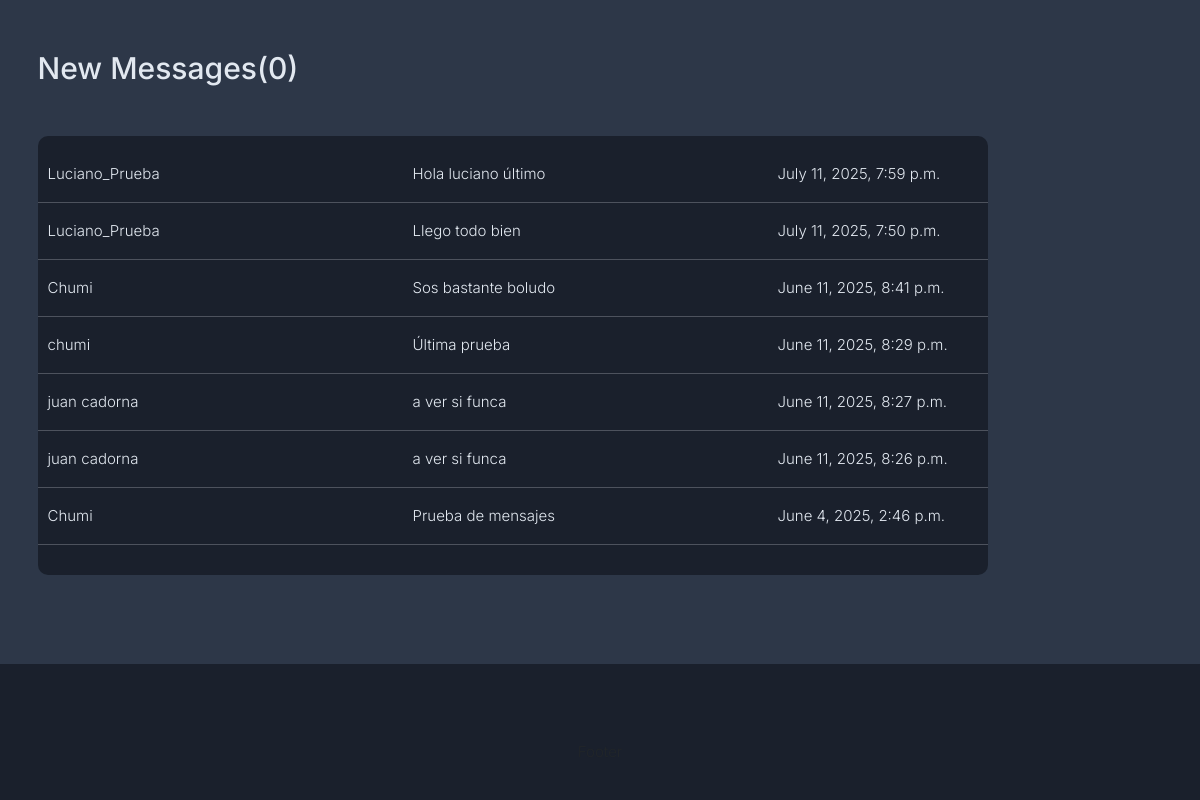
The app's page /inbox/ (signed in) with its own data.
### users/models.py (models this page shows, shortened)
class Message(models.Model):
    sender = models.ForeignKey(Profile, on_delete=models.SET_NULL, null=True, blank=True, related_name='sent_messages')
    recipient = models.ForeignKey(Profile, on_delete=models.CASCADE, null=True, blank=True, related_name='received_messages')
    subject = models.CharField(max_length=200)
    body = models.TextField()
    name = models.CharField(max_length=200, null=True, blank=True)
    email = models.EmailField(max_length=200, null=True, blank=True)
    is_read = models.BooleanField(default = False)
    created = models.DateTimeField(auto_now_add= True)
    id = models.UUIDField(default = uuid.uuid4, unique = True, primary_key= True, editable=False)
    class Meta:
        ordering = ['is_read', '-created']
        indexes = [
        models.Index(fields=['sender', 'created']),
        models.Index(fields=['recipient', 'is_read', 'created']),
    ]

class Profile(models.Model):
    user = models.OneToOneField(User, on_delete= models.CASCADE, null= True, blank=True)
    name = models.CharField(max_length= 200, blank= True, null=True)
    username = models.CharField(max_length=200, null=True, blank = True)
    location = models.CharField(max_length=200, null=True, blank = True)
    email = models.EmailField(max_length= 500, null = True, blank = True)
    short_intro = models.CharField(max_length=200, null=True, blank = True)
    bio = models.TextField( null=True, blank = True)
    profile_image = models.ImageField( null=True, blank = True, upload_to='profiles/', default= 'profiles/user-default.png')
    social_github = models.CharField(max_length= 200, blank= True, null=True)
    social_twitter = models.CharField(max_length= 200, blank= True, null=True)
    social_linkedin = models.CharField(max_length= 200, blank= True, null=True)
    social_youtube = models.CharField(max_length= 200, blank= True, null=True)
    social_website = models.CharField(max_length= 200, blank= True, null=True)
    created = models.DateTimeField(auto_now_add= True)
    id = models.UUIDField(default = uuid.uuid4, unique = True, primary_key= True, editable=False)

### users/views/messages_views.py (the view)
# urls.py: path('inbox/', messages_views.inbox, name = 'inbox'),
def inbox(request):
    profile = request.user.profile
    messages_request = profile.received_messages.all()
    unread_messages_count = profile.received_messages.filter(is_read = False).count()
    context = {'messages_request': messages_request, 'unread_messages_count': unread_messages_count}
    return render(request, 'users/inbox.html', context)

### users/templates/users/inbox.html
{% extends 'base.html' %}
{% block content %}
<main class="main  ">
  <div class="container" >
    <div class="inbox">
      <h3 class="inbox__title ">New Messages(<span>{{unread_messages_count}}</span>)</h3>
      <ul class="messages" >
        {% for message in messages_request %}
        {%  if message.is_read == False %}
        <li class="message message--unread" >
          {% else  %}
          <li class="message">
          {% endif %}
          <a href="{% url 'message' message.id %}" >
            <span class="message__author " > {% if message.sender.name %} {{message.sender.name|title}} {% else %} {{message.name}} {% endif %}</span>
            <span class="message__subject">{{message.subject}}</span>
            <span class="message__date"> {{message.created}}</span>
          </a>
        </li>
        <hr>
        {% endfor %}
      </ul>
    </div>
  </div>
</main>
{% endblock %}

### static/css/base/_variables.css (style rules this page uses)
:root { --bg-color: #2D3748; --bg-color-light: #EDF2F7; --card-bg: #3C4A63; --nav-color: #1A202C; --btn-color: #5A67D8; --accent-color: #718096; --text-main: #E2E8F0; --text-dark: #2D3748; --hover: #7f9cf5e4; --success: #38A169; --success-bg: #E6FFFA; --error: #E53E3E; --error-bg: #FFF5F5; }

### static/css/components/_utilities.css (style rules this page uses)
.container, .container-fluid { margin-top: 4rem; }

### users/static/users/css/inbox.css (style rules this page uses)
.inbox__title { margin-bottom: 5rem; color: var(--text-main); font-size: 3rem; }
.messages { background-color: var(--nav-color); padding: 2rem 0; max-width: 95rem; border-radius: 10px; }
.messages hr { color: var(--text-main); }
.messages li { list-style: none; }
.messages a { color: var(--text-main); list-style: none; text-decoration: none; display: flex; justify-content: space-between; padding: 1rem; }
.message__author, .message__subject, .message__date { width: 200px; text-align: left; }

### records on screen
Message: sender.name "Luciano_Prueba", subject "Hola luciano último", created "July 11, 2025, 7:59 p.m."
Message: sender.name "Luciano_Prueba", subject "Llego todo bien", created "July 11, 2025, 7:50 p.m."
Message: sender.name "Chumi", subject "Sos bastante boludo", created "June 11, 2025, 8:41 p.m."
Message: name "chumi", subject "Última prueba", created "June 11, 2025, 8:29 p.m."
Message: name "juan cadorna", subject "a ver si funca", created "June 11, 2025, 8:27 p.m."
Message: name "juan cadorna", subject "a ver si funca", created "June 11, 2025, 8:26 p.m."
Message: sender.name "Chumi", subject "Prueba de mensajes", created "June 4, 2025, 2:46 p.m."

### other values on screen
{{ unread_messages_count }} "0"
